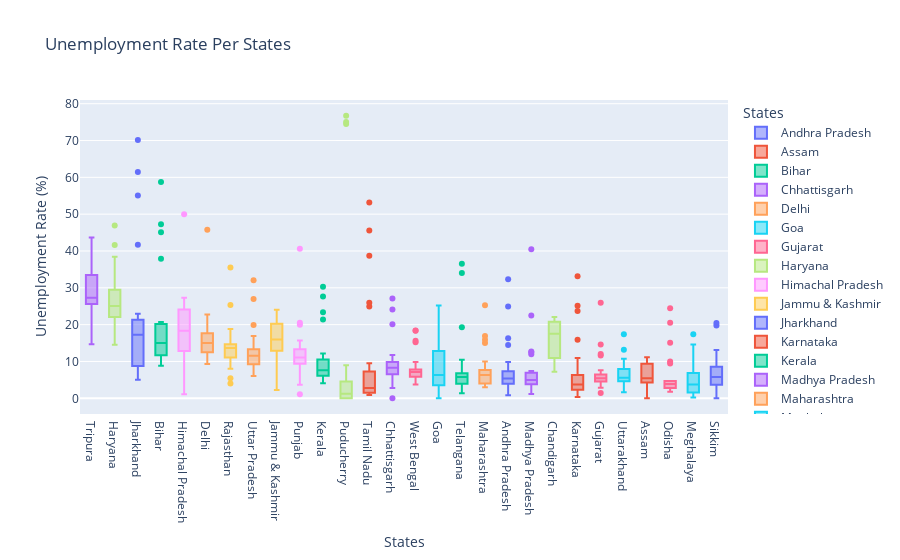

Here is the notebook cell this chart was saved with:
### Code cell
# Box plot of Unemployment Rate by State

fig = px.box(df, x='States', y='Est_Unemp_Rate', color='States',
             labels={'States' : 'States', 'Est_Unemp_Rate' : 'Unemployment Rate (%)'},
             title='Unemployment Rate Per States', template='plotly')

fig.update_layout(xaxis={'categoryorder': 'total descending'})
fig.show()

### Figure 1 — Plotly figure (JSON) as saved in the notebook; plotly's stock layout.template omitted (floating-point values rounded to 4 significant figures)
{"data": [{"alignmentgroup": "True", "hovertemplate": "States=%{x}<br>Unemployment Rate (%)=%{y}<extra></extra>", "legendgroup": "Andhra Pradesh", "marker": {"color": "#636efa"}, "name": "Andhra Pradesh", "notched": false, "offsetgroup": "Andhra Pradesh", "orientation": "v", "showlegend": true, "type": "box", "x": ["Andhra Pradesh", "Andhra Pradesh", "Andhra Pradesh", "Andhra Pradesh", "Andhra Pradesh", "Andhra Pradesh", "Andhra Pradesh", "Andhra Pradesh", "Andhra Pradesh", "Andhra Pradesh", "Andhra Pradesh", "Andhra Pradesh", "Andhra Pradesh", "Andhra Pradesh", "Andhra Pradesh", "Andhra Pradesh", "Andhra Pradesh", "Andhra Pradesh", "Andhra Pradesh", "Andhra Pradesh", "Andhra Pradesh", "Andhra Pradesh", "Andhra Pradesh", "Andhra Pradesh", "Andhra Pradesh", "Andhra Pradesh", "Andhra Pradesh", "Andhra Pradesh"], "x0": " ", "xaxis": "x", "y": [3.65, 3.05, 3.75, 3.32, 5.17, 3.52, 4.12, 4.38, 4.84, 5.91, 4.06, 16.29, 14.46, 0.85, 6.09, 3.8, 5.64, 4.61, 6.01, 4.7, 7.54, 7.88, 7.11, 5.66, 9.88, 32.3, 24.91, 5.86], "y0": " ", "yaxis": "y"}, {"alignmentgroup": "True", "hovertemplate": "States=%{x}<br>Unemployment Rate (%)=%{y}<extra></extra>", "legendgroup": "Assam", "marker": {"color": "#EF553B"}, "name": "Assam", "notched": false, "offsetgroup": "Assam", "orientation": "v", "showlegend": true, "type": "box", "x": ["Assam", "Assam", "Assam", "Assam", "Assam", "Assam", "Assam", "Assam", "Assam", "Assam", "Assam", "Assam", "Assam", "Assam", "Assam", "Assam", "Assam", "Assam", "Assam", "Assam", "Assam", "Assam", "Assam", "Assam", "Assam", "Assam"], "x0": " ", "xaxis": "x", "y": [4.29, 5.08, 4.26, 5.79, 4.46, 4.65, 4.66, 4.29, 3.26, 3.77, 9.38, 0, 7.87, 9.89, 3.21, 10.39, 9.26, 11.17, 6.31, 5.02, 7.24, 9.98, 10.34, 8.37, 10.77, 3.42], "y0": " ", "yaxis": "y"}, {"alignmentgroup": "True", "hovertemplate": "States=%{x}<br>Unemployment Rate (%)=%{y}<extra></extra>", "legendgroup": "Bihar", "marker": {"color": "#00cc96"}, "name": "Bihar", "notched": false, "offsetgroup": "Bihar", "orientation": "v", "showlegend": true, "type": "box", "x": ["Bihar", "Bihar", "Bihar", "Bihar", "Bihar", "Bihar", "Bihar", "Bihar", "Bihar", "Bihar", "Bihar", "Bihar", "Bihar", "Bihar", "Bihar", "Bihar", "Bihar", "Bihar", "Bihar", "Bihar", "Bihar", "Bihar", "Bihar", "Bihar", "Bihar", "Bihar", "Bihar", "Bihar"], "x0": " ", "xaxis": "x", "y": [9.27, 10.2, 13.44, 11, 8.87, 12.47, 12.4, 10.16, 9.13, 9.61, 15.39, 45.09, 47.26, 20.49, 19.9, 13.29, 16.41, 17.66, 20.46, 14.06, 17.62, 14.91, 20.69, 15.11, 15.73, 58.77, 37.87, 12.45], "y0": " ", "yaxis": "y"}, {"alignmentgroup": "True", "hovertemplate": "States=%{x}<br>Unemployment Rate (%)=%{y}<extra></extra>", "legendgroup": "Chhattisgarh", "marker": {"color": "#ab63fa"}, "name": "Chhattisgarh", "notched": false, "offsetgroup": "Chhattisgarh", "orientation": "v", "showlegend": true, "type": "box", "x": ["Chhattisgarh", "Chhattisgarh", "Chhattisgarh", "Chhattisgarh", "Chhattisgarh", "Chhattisgarh", "Chhattisgarh", "Chhattisgarh", "Chhattisgarh", "Chhattisgarh", "Chhattisgarh", "Chhattisgarh", "Chhattisgarh", "Chhattisgarh", "Chhattisgarh", "Chhattisgarh", "Chhattisgarh", "Chhattisgarh", "Chhattisgarh", "Chhattisgarh", "Chhattisgarh", "Chhattisgarh", "Chhattisgarh", "Chhattisgarh", "Chhattisgarh", "Chhattisgarh", "Chhattisgarh", "Chhattisgarh"], "x0": " ", "xaxis": "x", "y": [9.82, 6.76, 4.54, 4.64, 8.33, 6.96, 2.77, 6.11, 9.89, 7.89, 7.31, 0, 7.64, 10.14, 9.77, 11.77, 8.17, 6.29, 9.46, 10.27, 8.32, 3.57, 9.01, 9.79, 8.21, 20.13, 24.1, 27.07], "y0": " ", "yaxis": "y"}, {"alignmentgroup": "True", "hovertemplate": "States=%{x}<br>Unemployment Rate (%)=%{y}<extra></extra>", "legendgroup": "Delhi", "marker": {"color": "#FFA15A"}, "name": "Delhi", "notched": false, "offsetgroup": "Delhi", "orientation": "v", "showlegend": true, "type": "box", "x": ["Delhi", "Delhi", "Delhi", "Delhi", "Delhi", "Delhi", "Delhi", "Delhi", "Delhi", "Delhi", "Delhi", "Delhi", "Delhi", "Delhi", "Delhi", "Delhi", "Delhi", "Delhi", "Delhi", "Delhi", "Delhi", "Delhi", "Delhi", "Delhi", "Delhi", "Delhi", "Delhi", "Delhi"], "x0": " ", "xaxis": "x", "y": [12.56, 9.33, 11.07, 17.18, 12.5, 15.84, 11.11, 16.97, 13.48, 13.81, 15.18, 20.69, 22.76, 21.14, 12.31, 12.76, 14.68, 13.52, 20.59, 12.41, 16.11, 11.07, 22.45, 14.86, 17.09, 16.51, 45.78, 18.11], "y0": " ", "yaxis": "y"}, {"alignmentgroup": "True", "hovertemplate": "States=%{x}<br>Unemployment Rate (%)=%{y}<extra></extra>", "legendgroup": "Goa", "marker": {"color": "#19d3f3"}, "name": "Goa", "notched": false, "offsetgroup": "Goa", "orientation": "v", "showlegend": true, "type": "box", "x": ["Goa", "Goa", "Goa", "Goa", "Goa", "Goa", "Goa", "Goa", "Goa", "Goa", "Goa", "Goa", "Goa", "Goa", "Goa", "Goa", "Goa", "Goa", "Goa", "Goa", "Goa", "Goa", "Goa", "Goa"], "x0": " ", "xaxis": "x", "y": [2.91, 5.45, 10.98, 1.98, 3.61, 7.21, 23.71, 3.54, 5.38, 0, 15.91, 20, 2.75, 13.33, 12.28, 4.9, 3.16, 12.31, 25.2, 16.22, 10.92, 4.31, 4.76, 11.76], "y0": " ", "yaxis": "y"}, {"alignmentgroup": "True", "hovertemplate": "States=%{x}<br>Unemployment Rate (%)=%{y}<extra></extra>", "legendgroup": "Gujarat", "marker": {"color": "#FF6692"}, "name": "Gujarat", "notched": false, "offsetgroup": "Gujarat", "orientation": "v", "showlegend": true, "type": "box", "x": ["Gujarat", "Gujarat", "Gujarat", "Gujarat", "Gujarat", "Gujarat", "Gujarat", "Gujarat", "Gujarat", "Gujarat", "Gujarat", "Gujarat", "Gujarat", "Gujarat", "Gujarat", "Gujarat", "Gujarat", "Gujarat", "Gujarat", "Gujarat", "Gujarat", "Gujarat", "Gujarat", "Gujarat", "Gujarat", "Gujarat", "Gujarat", "Gujarat"], "x0": " ", "xaxis": "x", "y": [2.88, 4.77, 4.58, 3.7, 6.29, 4.91, 4.68, 3.46, 5.35, 6.64, 7.59, 12, 14.58, 1.41, 4.09, 6.31, 5.15, 4.2, 5.96, 5.45, 7.53, 5.71, 5.82, 6.04, 5.39, 25.94, 11.62, 4.54], "y0": " ", "yaxis": "y"}, {"alignmentgroup": "True", "hovertemplate": "States=%{x}<br>Unemployment Rate (%)=%{y}<extra></extra>", "legendgroup": "Haryana", "marker": {"color": "#B6E880"}, "name": "Haryana", "notched": false, "offsetgroup": "Haryana", "orientation": "v", "showlegend": true, "type": "box", "x": ["Haryana", "Haryana", "Haryana", "Haryana", "Haryana", "Haryana", "Haryana", "Haryana", "Haryana", "Haryana", "Haryana", "Haryana", "Haryana", "Haryana", "Haryana", "Haryana", "Haryana", "Haryana", "Haryana", "Haryana", "Haryana", "Haryana", "Haryana", "Haryana", "Haryana", "Haryana", "Haryana", "Haryana"], "x0": " ", "xaxis": "x", "y": [14.54, 23.08, 16.22, 30.94, 16.36, 24.17, 16.59, 29.56, 16.21, 27.19, 23.92, 41.61, 34.22, 35.57, 24.67, 20.42, 25.45, 24.19, 26.84, 21.04, 27.06, 23.65, 27.24, 23.29, 27.14, 46.89, 38.46, 29.41], "y0": " ", "yaxis": "y"}, {"alignmentgroup": "True", "hovertemplate": "States=%{x}<br>Unemployment Rate (%)=%{y}<extra></extra>", "legendgroup": "Himachal Pradesh", "marker": {"color": "#FF97FF"}, "name": "Himachal Pradesh", "notched": false, "offsetgroup": "Himachal Pradesh", "orientation": "v", "showlegend": true, "type": "box", "x": ["Himachal Pradesh", "Himachal Pradesh", "Himachal Pradesh", "Himachal Pradesh", "Himachal Pradesh", "Himachal Pradesh", "Himachal Pradesh", "Himachal Pradesh", "Himachal Pradesh", "Himachal Pradesh", "Himachal Pradesh", "Himachal Pradesh", "Himachal Pradesh", "Himachal Pradesh", "Himachal Pradesh", "Himachal Pradesh", "Himachal Pradesh", "Himachal Pradesh", "Himachal Pradesh", "Himachal Pradesh", "Himachal Pradesh", "Himachal Pradesh", "Himachal Pradesh", "Himachal Pradesh", "Himachal Pradesh", "Himachal Pradesh", "Himachal Pradesh", "Himachal Pradesh"], "x0": " ", "xaxis": "x", "y": [13.68, 11.43, 20.59, 18.56, 15.98, 15.81, 22.86, 19.46, 16.67, 15.42, 17.71, 2.13, 25.64, 1.12, 10.88, 21.43, 21.51, 24.48, 12, 23.77, 27.27, 25.32, 18.15, 27.31, 26.44, 2.7, 50, 10.81], "y0": " ", "yaxis": "y"}, {"alignmentgroup": "True", "hovertemplate": "States=%{x}<br>Unemployment Rate (%)=%{y}<extra></extra>", "legendgroup": "Jammu & Kashmir", "marker": {"color": "#FECB52"}, "name": "Jammu & Kashmir", "notched": false, "offsetgroup": "Jammu & Kashmir", "orientation": "v", "showlegend": true, "type": "box", "x": ["Jammu & Kashmir", "Jammu & Kashmir", "Jammu & Kashmir", "Jammu & Kashmir", "Jammu & Kashmir", "Jammu & Kashmir", "Jammu & Kashmir", "Jammu & Kashmir", "Jammu & Kashmir", "Jammu & Kashmir", "Jammu & Kashmir", "Jammu & Kashmir", "Jammu & Kashmir", "Jammu & Kashmir", "Jammu & Kashmir", "Jammu & Kashmir", "Jammu & Kashmir", "Jammu & Kashmir", "Jammu & Kashmir", "Jammu & Kashmir", "Jammu & Kashmir"], "x0": " ", "xaxis": "x", "y": [12.78, 12.09, 13.67, 11.32, 19.27, 14.73, 22.19, 21.23, 16, 2.22, 18.97, 23.04, 19.88, 21.55, 24.06, 14.29, 7.02, 18.54, 19.86, 14.29, 12.96], "y0": " ", "yaxis": "y"}, {"alignmentgroup": "True", "hovertemplate": "States=%{x}<br>Unemployment Rate (%)=%{y}<extra></extra>", "legendgroup": "Jharkhand", "marker": {"color": "#636efa"}, "name": "Jharkhand", "notched": false, "offsetgroup": "Jharkhand", "orientation": "v", "showlegend": true, "type": "box", "x": ["Jharkhand", "Jharkhand", "Jharkhand", "Jharkhand", "Jharkhand", "Jharkhand", "Jharkhand", "Jharkhand", "Jharkhand", "Jharkhand", "Jharkhand", "Jharkhand", "Jharkhand", "Jharkhand", "Jharkhand", "Jharkhand", "Jharkhand", "Jharkhand", "Jharkhand", "Jharkhand", "Jharkhand", "Jharkhand", "Jharkhand", "Jharkhand", "Jharkhand", "Jharkhand", "Jharkhand", "Jharkhand"], "x0": " ", "xaxis": "x", "y": [7.11, 8.46, 9.98, 12.06, 7.12, 6.57, 8.07, 15.15, 6.16, 9.06, 5.01, 41.72, 55.1, 21.53, 17.23, 20.51, 15.67, 20.25, 21.16, 19.05, 17.34, 22.01, 22.96, 19.67, 16.4, 61.48, 70.17, 19.38], "y0": " ", "yaxis": "y"}, {"alignmentgroup": "True", "hovertemplate": "States=%{x}<br>Unemployment Rate (%)=%{y}<extra></extra>", "legendgroup": "Karnataka", "marker": {"color": "#EF553B"}, "name": "Karnataka", "notched": false, "offsetgroup": "Karnataka", "orientation": "v", "showlegend": true, "type": "box", "x": ["Karnataka", "Karnataka", "Karnataka", "Karnataka", "Karnataka", "Karnataka", "Karnataka", "Karnataka", "Karnataka", "Karnataka", "Karnataka", "Karnataka", "Karnataka", "Karnataka", "Karnataka", "Karnataka", "Karnataka", "Karnataka", "Karnataka", "Karnataka", "Karnataka", "Karnataka", "Karnataka", "Karnataka", "Karnataka", "Karnataka", "Karnataka", "Karnataka"], "x0": " ", "xaxis": "x", "y": [5.46, 5.98, 0.52, 0.37, 3.2, 7.13, 1.19, 0.41, 2.57, 4.11, 2.39, 33.17, 23.72, 10.92, 6.56, 5, 2.29, 1.27, 3.57, 3.87, 3.44, 1.56, 3.31, 2.88, 4.92, 25.12, 15.88, 6.12], "y0": " ", "yaxis": "y"}, {"alignmentgroup": "True", "hovertemplate": "States=%{x}<br>Unemployment Rate (%)=%{y}<extra></extra>", "legendgroup": "Kerala", "marker": {"color": "#00cc96"}, "name": "Kerala", "notched": false, "offsetgroup": "Kerala", "orientation": "v", "showlegend": true, "type": "box", "x": ["Kerala", "Kerala", "Kerala", "Kerala", "Kerala", "Kerala", "Kerala", "Kerala", "Kerala", "Kerala", "Kerala", "Kerala", "Kerala", "Kerala", "Kerala", "Kerala", "Kerala", "Kerala", "Kerala", "Kerala", "Kerala", "Kerala", "Kerala", "Kerala", "Kerala", "Kerala", "Kerala", "Kerala"], "x0": " ", "xaxis": "x", "y": [6.63, 9, 4.95, 10.32, 5.35, 9.14, 5, 10.77, 4.11, 8.91, 8.85, 10.71, 23.38, 27.66, 6.11, 6.67, 7.58, 7.69, 5.52, 5.35, 6.71, 7.31, 6.65, 6.08, 9.14, 21.43, 30.28, 12.17], "y0": " ", "yaxis": "y"}, {"alignmentgroup": "True", "hovertemplate": "States=%{x}<br>Unemployment Rate (%)=%{y}<extra></extra>", "legendgroup": "Madhya Pradesh", "marker": {"color": "#ab63fa"}, "name": "Madhya Pradesh", "notched": false, "offsetgroup": "Madhya Pradesh", "orientation": "v", "showlegend": true, "type": "box", "x": ["Madhya Pradesh", "Madhya Pradesh", "Madhya Pradesh", "Madhya Pradesh", "Madhya Pradesh", "Madhya Pradesh", "Madhya Pradesh", "Madhya Pradesh", "Madhya Pradesh", "Madhya Pradesh", "Madhya Pradesh", "Madhya Pradesh", "Madhya Pradesh", "Madhya Pradesh", "Madhya Pradesh", "Madhya Pradesh", "Madhya Pradesh", "Madhya Pradesh", "Madhya Pradesh", "Madhya Pradesh", "Madhya Pradesh", "Madhya Pradesh", "Madhya Pradesh", "Madhya Pradesh", "Madhya Pradesh", "Madhya Pradesh", "Madhya Pradesh", "Madhya Pradesh"], "x0": " ", "xaxis": "x", "y": [3.63, 4.25, 3.92, 4.94, 3.08, 2.98, 2.72, 2.94, 3.66, 4.42, 1.19, 12.5, 22.46, 6.46, 3.91, 6.38, 7.38, 6.82, 7, 4.4, 6.06, 6.2, 5.17, 4.96, 4.8, 11.94, 40.49, 12.72], "y0": " ", "yaxis": "y"}, {"alignmentgroup": "True", "hovertemplate": "States=%{x}<br>Unemployment Rate (%)=%{y}<extra></extra>", "legendgroup": "Maharashtra", "marker": {"color": "#FFA15A"}, "name": "Maharashtra", "notched": false, "offsetgroup": "Maharashtra", "orientation": "v", "showlegend": true, "type": "box", "x": ["Maharashtra", "Maharashtra", "Maharashtra", "Maharashtra", "Maharashtra", "Maharashtra", "Maharashtra", "Maharashtra", "Maharashtra", "Maharashtra", "Maharashtra", "Maharashtra", "Maharashtra", "Maharashtra", "Maharashtra", "Maharashtra", "Maharashtra", "Maharashtra", "Maharashtra", "Maharashtra", "Maharashtra", "Maharashtra", "Maharashtra", "Maharashtra", "Maharashtra", "Maharashtra", "Maharashtra", "Maharashtra"], "x0": " ", "xaxis": "x", "y": [3.67, 4.34, 3.66, 3.76, 4.4, 3.81, 3.68, 3.03, 3.8, 4.24, 5.38, 25.28, 16.89, 9.4, 6.08, 6.46, 6.35, 7.57, 7.6, 7.51, 7.6, 7.83, 6.67, 5.34, 6.34, 14.99, 15.92, 10.01], "y0": " ", "yaxis": "y"}, {"alignmentgroup": "True", "hovertemplate": "States=%{x}<br>Unemployment Rate (%)=%{y}<extra></extra>", "legendgroup": "Meghalaya", "marker": {"color": "#19d3f3"}, "name": "Meghalaya", "notched": false, "offsetgroup": "Meghalaya", "orientation": "v", "showlegend": true, "type": "box", "x": ["Meghalaya", "Meghalaya", "Meghalaya", "Meghalaya", "Meghalaya", "Meghalaya", "Meghalaya", "Meghalaya", "Meghalaya", "Meghalaya", "Meghalaya", "Meghalaya", "Meghalaya", "Meghalaya", "Meghalaya", "Meghalaya", "Meghalaya", "Meghalaya", "Meghalaya", "Meghalaya", "Meghalaya", "Meghalaya", "Meghalaya", "Meghalaya", "Meghalaya", "Meghalaya", "Meghalaya"], "x0": " ", "xaxis": "x", "y": [3.16, 4.23, 1.03, 0.52, 0.24, 3.7, 1.5, 1.8, 0.97, 2.76, 1.28, 8.38, 3.73, 1.35, 8.4, 8.66, 4.43, 5.8, 5.3, 7.2, 3.02, 5.21, 4.76, 7.37, 2.8, 17.39, 14.58], "y0": " ", "yaxis": "y"}, {"alignmentgroup": "True", "hovertemplate": "States=%{x}<br>Unemployment Rate (%)=%{y}<extra></extra>", "legendgroup": "Odisha", "marker": {"color": "#FF6692"}, "name": "Odisha", "notched": false, "offsetgroup": "Odisha", "orientation": "v", "showlegend": true, "type": "box", "x": ["Odisha", "Odisha", "Odisha", "Odisha", "Odisha", "Odisha", "Odisha", "Odisha", "Odisha", "Odisha", "Odisha", "Odisha", "Odisha", "Odisha", "Odisha", "Odisha", "Odisha", "Odisha", "Odisha", "Odisha", "Odisha", "Odisha", "Odisha", "Odisha", "Odisha", "Odisha", "Odisha", "Odisha"], "x0": " ", "xaxis": "x", "y": [4.17, 4.71, 3.31, 3.68, 4.31, 4.28, 4.72, 4.67, 1.81, 3.31, 15.09, 24.48, 9.45, 4.59, 2.95, 2.63, 1.78, 3.5, 3.78, 4.5, 2.23, 3.36, 2.28, 2.19, 3.96, 20.5, 10, 2.18], "y0": " ", "yaxis": "y"}, {"alignmentgroup": "True", "hovertemplate": "States=%{x}<br>Unemployment Rate (%)=%{y}<extra></extra>", "legendgroup": "Puducherry", "marker": {"color": "#B6E880"}, "name": "Puducherry", "notched": false, "offsetgroup": "Puducherry", "orientation": "v", "showlegend": true, "type": "box", "x": ["Puducherry", "Puducherry", "Puducherry", "Puducherry", "Puducherry", "Puducherry", "Puducherry", "Puducherry", "Puducherry", "Puducherry", "Puducherry", "Puducherry", "Puducherry", "Puducherry", "Puducherry", "Puducherry", "Puducherry", "Puducherry", "Puducherry", "Puducherry", "Puducherry", "Puducherry", "Puducherry", "Puducherry", "Puducherry", "Puducherry"], "x0": " ", "xaxis": "x", "y": [0, 0, 0, 4.85, 0, 1.18, 0, 1.99, 0.58, 1.74, 2.31, 74.51, 1.25, 0, 0, 8.95, 1.22, 1.17, 1.37, 5.21, 0.57, 1.78, 0.62, 76.74, 75, 4.55], "y0": " ", "yaxis": "y"}, {"alignmentgroup": "True", "hovertemplate": "States=%{x}<br>Unemployment Rate (%)=%{y}<extra></extra>", "legendgroup": "Punjab", "marker": {"color": "#FF97FF"}, "name": "Punjab", "notched": false, "offsetgroup": "Punjab", "orientation": "v", "showlegend": true, "type": "box", "x": ["Punjab", "Punjab", "Punjab", "Punjab", "Punjab", "Punjab", "Punjab", "Punjab", "Punjab", "Punjab", "Punjab", "Punjab", "Punjab", "Punjab", "Punjab", "Punjab", "Punjab", "Punjab", "Punjab", "Punjab", "Punjab", "Punjab", "Punjab", "Punjab", "Punjab", "Punjab", "Punjab", "Punjab"], "x0": " ", "xaxis": "x", "y": [9.17, 12.21, 9.64, 6.69, 8.59, 12.56, 7.07, 6.13, 9.69, 10.41, 10.51, 3.69, 40.59, 20, 13.49, 13.17, 11.61, 11.99, 15.69, 13.75, 10.39, 11.97, 13.68, 11.99, 9.97, 1.13, 20.54, 10.55], "y0": " ", "yaxis": "y"}, {"alignmentgroup": "True", "hovertemplate": "States=%{x}<br>Unemployment Rate (%)=%{y}<extra></extra>", "legendgroup": "Rajasthan", "marker": {"color": "#FECB52"}, "name": "Rajasthan", "notched": false, "offsetgroup": "Rajasthan", "orientation": "v", "showlegend": true, "type": "box", "x": ["Rajasthan", "Rajasthan", "Rajasthan", "Rajasthan", "Rajasthan", "Rajasthan", "Rajasthan", "Rajasthan", "Rajasthan", "Rajasthan", "Rajasthan", "Rajasthan", "Rajasthan", "Rajasthan", "Rajasthan", "Rajasthan", "Rajasthan", "Rajasthan", "Rajasthan", "Rajasthan", "Rajasthan", "Rajasthan", "Rajasthan", "Rajasthan", "Rajasthan", "Rajasthan", "Rajasthan", "Rajasthan"], "x0": " ", "xaxis": "x", "y": [4.03, 13.7, 9.7, 12.5, 5.45, 14.66, 10.47, 13.96, 8, 14.48, 9.47, 12.25, 10.45, 13.86, 13.62, 14.36, 11.67, 14.71, 12.63, 13.02, 14.3, 18.04, 18.82, 17.02, 18.54, 35.53, 25.35, 13.04], "y0": " ", "yaxis": "y"}, {"alignmentgroup": "True", "hovertemplate": "States=%{x}<br>Unemployment Rate (%)=%{y}<extra></extra>", "legendgroup": "Sikkim", "marker": {"color": "#636efa"}, "name": "Sikkim", "notched": false, "offsetgroup": "Sikkim", "orientation": "v", "showlegend": true, "type": "box", "x": ["Sikkim", "Sikkim", "Sikkim", "Sikkim", "Sikkim", "Sikkim", "Sikkim", "Sikkim", "Sikkim", "Sikkim", "Sikkim", "Sikkim", "Sikkim", "Sikkim", "Sikkim", "Sikkim", "Sikkim"], "x0": " ", "xaxis": "x", "y": [5.48, 13.11, 1, 0, 5.81, 8.2, 7.76, 2.56, 4.82, 4.81, 9.68, 4.04, 7.37, 20.45, 5.77, 19.75, 2.63], "y0": " ", "yaxis": "y"}, {"alignmentgroup": "True", "hovertemplate": "States=%{x}<br>Unemployment Rate (%)=%{y}<extra></extra>", "legendgroup": "Tamil Nadu", "marker": {"color": "#EF553B"}, "name": "Tamil Nadu", "notched": false, "offsetgroup": "Tamil Nadu", "orientation": "v", "showlegend": true, "type": "box", "x": ["Tamil Nadu", "Tamil Nadu", "Tamil Nadu", "Tamil Nadu", "Tamil Nadu", "Tamil Nadu", "Tamil Nadu", "Tamil Nadu", "Tamil Nadu", "Tamil Nadu", "Tamil Nadu", "Tamil Nadu", "Tamil Nadu", "Tamil Nadu", "Tamil Nadu", "Tamil Nadu", "Tamil Nadu", "Tamil Nadu", "Tamil Nadu", "Tamil Nadu", "Tamil Nadu", "Tamil Nadu", "Tamil Nadu", "Tamil Nadu", "Tamil Nadu", "Tamil Nadu", "Tamil Nadu", "Tamil Nadu"], "x0": " ", "xaxis": "x", "y": [0.97, 0.92, 6.01, 2.91, 1.71, 1.46, 2.46, 3.73, 1.18, 1.17, 6.36, 53.19, 38.73, 2.06, 0.89, 1.56, 3.18, 9.53, 1.86, 1.13, 2.65, 8.05, 2.05, 3.31, 6.46, 45.55, 25.95, 24.93], "y0": " ", "yaxis": "y"}, {"alignmentgroup": "True", "hovertemplate": "States=%{x}<br>Unemployment Rate (%)=%{y}<extra></extra>", "legendgroup": "Telangana", "marker": {"color": "#00cc96"}, "name": "Telangana", "notched": false, "offsetgroup": "Telangana", "orientation": "v", "showlegend": true, "type": "box", "x": ["Telangana", "Telangana", "Telangana", "Telangana", "Telangana", "Telangana", "Telangana", "Telangana", "Telangana", "Telangana", "Telangana", "Telangana", "Telangana", "Telangana", "Telangana", "Telangana", "Telangana", "Telangana", "Telangana", "Telangana", "Telangana", "Telangana", "Telangana", "Telangana", "Telangana", "Telangana", "Telangana", "Telangana"], "x0": " ", "xaxis": "x", "y": [2.23, 5.92, 2.45, 1.4, 5.49, 7.29, 6.47, 1.35, 5.02, 9.02, 5.63, 4.51, 34.01, 19.3, 1.52, 1.43, 3.73, 4.19, 6.19, 6.74, 5.23, 4.22, 6.49, 6.74, 6.1, 10.5, 36.57, 6.92], "y0": " ", "yaxis": "y"}, {"alignmentgroup": "True", "hovertemplate": "States=%{x}<br>Unemployment Rate (%)=%{y}<extra></extra>", "legendgroup": "Tripura", "marker": {"color": "#ab63fa"}, "name": "Tripura", "notched": false, "offsetgroup": "Tripura", "orientation": "v", "showlegend": true, "type": "box", "x": ["Tripura", "Tripura", "Tripura", "Tripura", "Tripura", "Tripura", "Tripura", "Tripura", "Tripura", "Tripura", "Tripura", "Tripura", "Tripura", "Tripura", "Tripura", "Tripura", "Tripura", "Tripura", "Tripura", "Tripura", "Tripura", "Tripura", "Tripura", "Tripura", "Tripura", "Tripura", "Tripura", "Tripura"], "x0": " ", "xaxis": "x", "y": [29.25, 26.64, 22.47, 25.49, 30.23, 27.54, 25.25, 26.53, 31.91, 26.22, 31.61, 43.64, 14.71, 18.84, 34.69, 25.59, 25.81, 33.45, 33.57, 26.67, 27.15, 33.48, 34.37, 33.88, 25.69, 34.88, 16.78, 27.47], "y0": " ", "yaxis": "y"}, {"alignmentgroup": "True", "hovertemplate": "States=%{x}<br>Unemployment Rate (%)=%{y}<extra></extra>", "legendgroup": "Uttar Pradesh", "marker": {"color": "#FFA15A"}, "name": "Uttar Pradesh", "notched": false, "offsetgroup": "Uttar Pradesh", "orientation": "v", "showlegend": true, "type": "box", "x": ["Uttar Pradesh", "Uttar Pradesh", "Uttar Pradesh", "Uttar Pradesh", "Uttar Pradesh", "Uttar Pradesh", "Uttar Pradesh", "Uttar Pradesh", "Uttar Pradesh", "Uttar Pradesh", "Uttar Pradesh", "Uttar Pradesh", "Uttar Pradesh", "Uttar Pradesh", "Uttar Pradesh", "Uttar Pradesh", "Uttar Pradesh", "Uttar Pradesh", "Uttar Pradesh", "Uttar Pradesh", "Uttar Pradesh", "Uttar Pradesh", "Uttar Pradesh", "Uttar Pradesh", "Uttar Pradesh", "Uttar Pradesh", "Uttar Pradesh", "Uttar Pradesh"], "x0": " ", "xaxis": "x", "y": [10.26, 11.13, 9.19, 11.47, 6.45, 10.18, 6.94, 8.43, 6.06, 8.12, 9.37, 19.92, 16.89, 8.51, 14.4, 11.62, 11.8, 14.73, 13.58, 10.35, 11.31, 12.37, 12.34, 11.65, 12.32, 26.94, 32.06, 13.05], "y0": " ", "yaxis": "y"}, {"alignmentgroup": "True", "hovertemplate": "States=%{x}<br>Unemployment Rate (%)=%{y}<extra></extra>", "legendgroup": "Uttarakhand", "marker": {"color": "#19d3f3"}, "name": "Uttarakhand", "notched": false, "offsetgroup": "Uttarakhand", "orientation": "v", "showlegend": true, "type": "box", "x": ["Uttarakhand", "Uttarakhand", "Uttarakhand", "Uttarakhand", "Uttarakhand", "Uttarakhand", "Uttarakhand", "Uttarakhand", "Uttarakhand", "Uttarakhand", "Uttarakhand", "Uttarakhand", "Uttarakhand", "Uttarakhand", "Uttarakhand", "Uttarakhand", "Uttarakhand", "Uttarakhand", "Uttarakhand", "Uttarakhand", "Uttarakhand", "Uttarakhand", "Uttarakhand", "Uttarakhand", "Uttarakhand", "Uttarakhand", "Uttarakhand"], "x0": " ", "xaxis": "x", "y": [1.63, 4.65, 5.74, 6.11, 3.47, 4.83, 5.56, 4.52, 4.17, 4.85, 3.66, 3.57, 10.71, 9.17, 4.69, 6.94, 7.43, 9.62, 4.72, 6.34, 7.39, 8.92, 5.28, 8.15, 13.18, 17.36, 5.08], "y0": " ", "yaxis": "y"}, {"alignmentgroup": "True", "hovertemplate": "States=%{x}<br>Unemployment Rate (%)=%{y}<extra></extra>", "legendgroup": "West Bengal", "marker": {"color": "#FF6692"}, "name": "West Bengal", "notched": false, "offsetgroup": "West Bengal", "orientation": "v", "showlegend": true, "type": "box", "x": ["West Bengal", "West Bengal", "West Bengal", "West Bengal", "West Bengal", "West Bengal", "West Bengal", "West Bengal", "West Bengal", "West Bengal", "West Bengal", "West Bengal", "West Bengal", "West Bengal", "West Bengal", "West Bengal", "West Bengal", "West Bengal", "West Bengal", "West Bengal", "West Bengal", "West Bengal", "West Bengal", "West Bengal", "West Bengal", "West Bengal", "West Bengal", "West Bengal"], "x0": " ", "xaxis": "x", "y": [6.02, 5.85, 5.62, 5.58, 5.26, 6.78, 5.83, 5.79, 6.79, 3.78, 7.02, 18.32, 18.43, 4.94, 7.25, 7.38, 7.91, 7.27, 7.79, 7.83, 6.61, 7.24, 7.27, 7.55, 6.67, 15.63, 15.22, 9.86], "y0": " ", "yaxis": "y"}, {"alignmentgroup": "True", "hovertemplate": "States=%{x}<br>Unemployment Rate (%)=%{y}<extra></extra>", "legendgroup": "Chandigarh", "marker": {"color": "#B6E880"}, "name": "Chandigarh", "notched": false, "offsetgroup": "Chandigarh", "orientation": "v", "showlegend": true, "type": "box", "x": ["Chandigarh", "Chandigarh", "Chandigarh", "Chandigarh", "Chandigarh", "Chandigarh", "Chandigarh", "Chandigarh", "Chandigarh", "Chandigarh", "Chandigarh", "Chandigarh"], "x0": " ", "xaxis": "x", "y": [18.35, 12.4, 21.8, 9.52, 20.14, 13.99, 22.05, 8.33, 20, 16.67, 21.43, 7.22], "y0": " ", "yaxis": "y"}], "layout": {"boxmode": "overlay", "legend": {"title": {"text": "States"}, "tracegroupgap": 0}, "title": {"text": "Unemployment Rate Per States"}, "xaxis": {"anchor": "y", "categoryarray": ["Andhra Pradesh", "Assam", "Bihar", "Chhattisgarh", "Delhi", "Goa", "Gujarat", "Haryana", "Himachal Pradesh", "Jammu & Kashmir", "Jharkhand", "Karnataka", "Kerala", "Madhya Pradesh", "Maharashtra", "Meghalaya", "Odisha", "Puducherry", "Punjab", "Rajasthan", "Sikkim", "Tamil Nadu", "Telangana", "Tripura", "Uttar Pradesh", "Uttarakhand", "West Bengal", "Chandigarh"], "categoryorder": "total descending", "domain": [0, 1], "title": {"text": "States"}}, "yaxis": {"anchor": "x", "domain": [0, 1], "title": {"text": "Unemployment Rate (%)"}}}}
